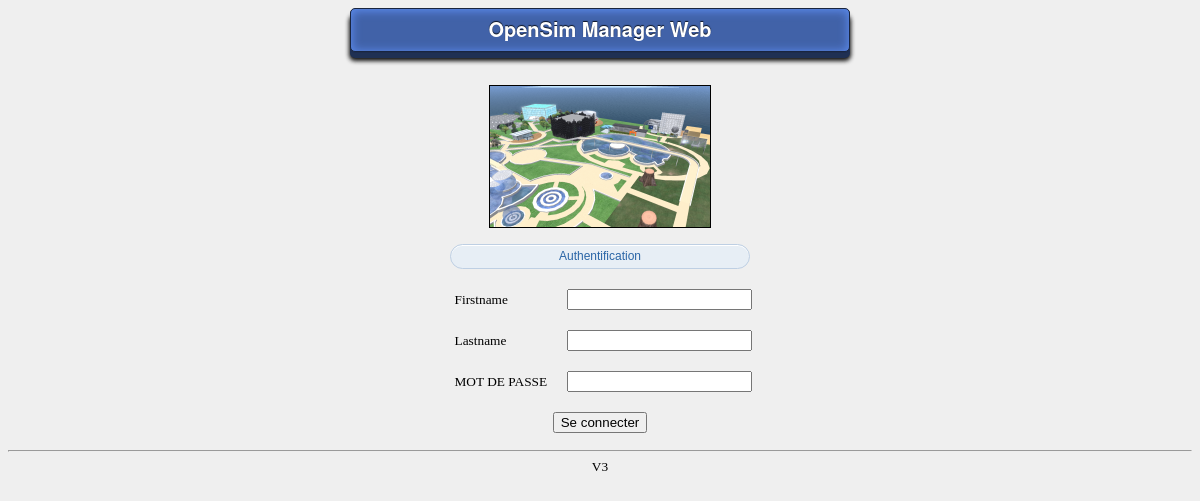
/, run on an earlier commit of the app's database.
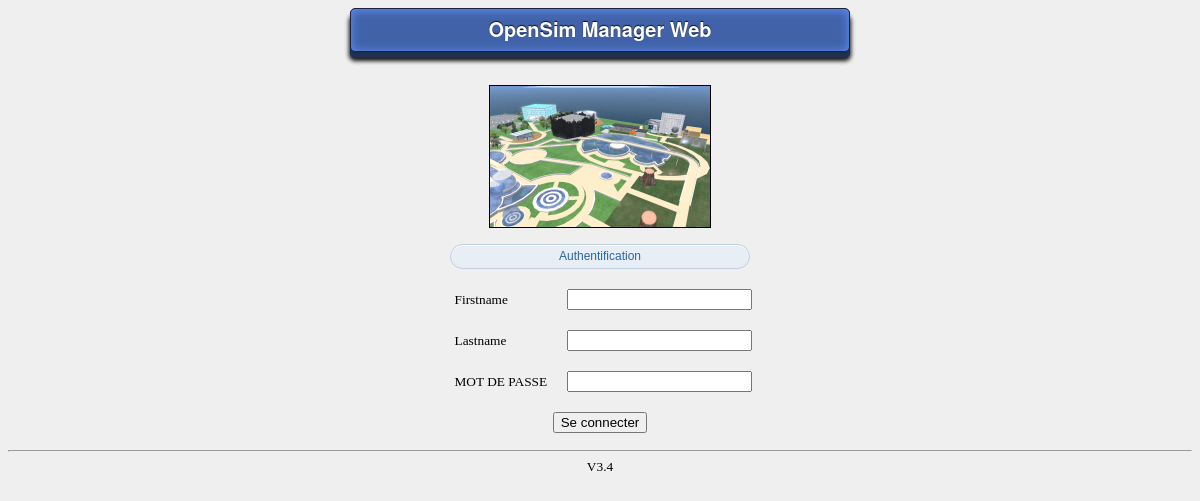
And on a later commit of the database.
### tables this page shows
CREATE TABLE IF NOT EXISTS `conf` (
  `id` int(11) NOT NULL AUTO_INCREMENT,
  `cheminAppli` varchar(50) NOT NULL,
  `destinataire` varchar(50) NOT NULL,
  `Autorized` int(1) NOT NULL,
  `NbAutorized` int(11) NOT NULL,
  `VersionOSMW` varchar(50) NOT NULL,
  `urlOSMW` varchar(255) NOT NULL,
  PRIMARY KEY (`id`)
);

### config/osmw_conf.php (called while the page is built, shortened)
<?php
	$database =  "OSMW";
?>

### config/fonctions.php (called while the page is built, shortened)
<?php
function INI_Conf($cles,$valeur){
	require 'config/osmw_conf.php';
		$sql = "SELECT * FROM conf";
		$req = mysql_query($sql) or die('Erreur SQL !<br>'.$sql.'<br>'.mysql_error());
		$data = mysql_fetch_array($req);
		switch ($valeur) {
		case "VersionOSMW":
			$Version=$data['VersionOSMW'];
			break;
		}
	return $Version;
}
function INI_Conf_Moteur($cles,$valeur){
	require 'config/osmw_conf.php';
		$sql = "SELECT * FROM moteurs WHERE id_os ='".$cles."'";
		$req = mysql_query($sql) or die('Erreur SQL !<br>'.$sql.'<br>'.mysql_error());
		$data = mysql_fetch_array($req);
		switch ($valeur) {
		case "address":
			$Version=$data['address'];
			break;
		}
	return $Version;
}
?>

### config/variables.php (the view, shortened to what this page needs)
<?php
include 'config/osmw_conf.php';
$PIED_DE_PAGE = '<hr><center>'.INI_Conf($_SESSION['opensim_select'],"VersionOSMW").'</center>';
?>

### index.php (shortened to what this page needs)
<html>
<head>
<link rel="stylesheet" href="menu_style.css" type="text/css" />
</head>
<body>
<?php
include 'config/fonctions.php';
include 'config/variables.php';
include 'config/osmw_conf.php';
if (isset($_SESSION['authentification'])){
	if($_POST['OSSelect']){$_SESSION['opensim_select'] = trim($_POST['OSSelect']);}
	echo $MENU_LATTERALE.'<HR>';
	if($_POST['a'] or $_GET['a']){
		if($_POST['a']){$vers = $_POST['a'];}
		if($_GET['a']){$vers = $_GET['a'];}
			if($vers =="1"){include('pages/GestSims.php');}
			if($vers =="2"){include('pages/GestSaveRestore.php');}
			if($vers =="3"){include('pages/GestTerrain.php');}
			if($vers =="4"){include('pages/GestImportExport.php');}
			if($vers =="5"){include('pages/GestOpensim.php');}
			if($vers =="6"){include('pages/GestRegion.php');}
			if($vers =="7"){include('pages/GestLog.php');}
			if($vers =="8"){include('pages/GestAdminServ.php');}
			if($vers =="9"){include('pages/contact.php');}
			if($vers =="10"){include('pages/GestDirectory.php');}
			if($vers =="11"){include('pages/map.php');}
			if($vers =="12"){include('pages/GestIdentite.php');}
			if($vers =="13"){include('pages/Aide.php');}
			if($vers =="14"){include('pages/Apropos.php');}
			if($vers =="15"){include('pages/GestUsers.php');}
			if($vers =="16"){include('pages/GestBackup.php');}
			if($vers =="17"){include('pages/GestMoteur.php');}
			if($vers =="18"){include('pages/GestConfig.php');}
			if($vers =="20"){include('pages/GestTransfert.php');}
			if($vers =="21"){include('pages/GestHypergrid.php');}
			if($vers =="logout"){session_start();$_SESSION = array();session_destroy();session_unset();header('Location: index.php');  }
	}
	else
		{
	$ligne1 = '<b>Bienvenue &quot;'.$_SESSION['login'].'&quot; dans votre espace s&eacute;curis&eacute;. Niv:'.$_SESSION['privilege'].'</b>';
	$ligne2 = '*** <u>Moteur OpenSim selectionne: </u>'.$_SESSION['opensim_select'].' - '.INI_Conf_Moteur($_SESSION['opensim_select'],"version").' ***';
	echo '<div class="block" id="clean-gray"><button><CENTER>'.$ligne1.'<br>'.$ligne2.'</CENTER></button></div>';
	echo '<hr>';
	if($_SESSION['osAutorise'] != '')
	{
	$osAutorise = explode(";", $_SESSION['osAutorise']);
		for($i=0;$i < count($osAutorise);$i++)
		{	if(INI_Conf_Moteur($_SESSION['opensim_select'],"osAutorise") == $osAutorise[$i]){$moteursOK="OK";}    }
	}
		$db = mysql_connect($hostnameBDD, $userBDD, $passBDD);
		mysql_select_db($database,$db);
		$sql = 'SELECT * FROM moteurs';
		$req = mysql_query($sql) or die('Erreur SQL !<br>'.$sql.'<br>'.mysql_error());
		echo '<CENTER><FORM METHOD=POST ACTION="">
			<select name="OSSelect">';
		while($data = mysql_fetch_assoc($req))
			{
				$sel="";
				 if($data['id_os'] == $_SESSION['opensim_select']){$sel="selected";}
			echo '<option value="'.$data['id_os'].'" '.$sel.'>'.$data['name'].' - '.$data['version'].'</option>';
			}
		mysql_close();
		echo'</select><INPUT TYPE="submit" VALUE="Choisir" ></FORM></CENTER>';
	echo '<HR>';
	echo '<center>';
	echo '<div class="block" id="clean-gray"><button>Section Utilisateur</button></div><br>';
	echo '<a href="?a=1"><div class="block" id="pale-blue"><button>Gestion des Sims.</button></div></a>';
	echo '<div class="block" id="pale-blue"><a href="?a=21"><button>Raccourcis Hypergrid.</button></a></div>';
	echo '<div class="block" id="pale-blue"><a href="?a=2"><button>Gestion des Sauvegardes.</button></a></div>';
	echo '<div class="block" id="pale-blue"><a href="?a=3"><button>Gestion des Terrains.</button></a></div>';
	echo '<div class="block" id="pale-blue"><a href="?a=10"><button>Gestion des fichiers de sauvegardes.</button></a></div>';
	echo '<div class="block" id="pale-blue"><a href="?a=4"><button>Exporter son inventaire.</button></a></div>';
	echo '<div class="block" id="pale-blue"><a href="?a=7"><button>Gestion du Log.</button></a></div>';
	echo '<div class="block" id="pale-blue"><a href="?a=11"><button>Cartographie des Regions.</button></a></div>';
	echo '<div class="block" id="pale-blue"><a href="?a=9"><button>Contacter l\'assistance.</button></a></div>';
	echo '<div class="block" id="pale-blue"><a href="?a=13"><button>Aide.</button></a></div>';
	echo '<div class="block" id="pale-blue"><a href="?a=14"><button>A Propos.</button></a></div>';
	echo '<hr>';
	if( $_SESSION['privilege']>=3){
		echo '<div class="block" id="clean-gray"><button>Section Administrateur</button></div><br>';
		echo '<div class="block" id="pale-blue"><a href="?a=8"><button>Gestion du Serveur.</button></a></div>';
		echo '<div class="block" id="pale-blue"><a href="?a=17"><button>Gestion des Moteurs.</button></a></div>';
		echo '<div class="block" id="pale-blue"><a href="?a=6"><button>Gestion des Regions.</button></a></div>';
		echo '<div class="block" id="pale-blue"><a href="?a=5"><button>Editer la configuration Opensim.</button></a></div>';
		echo '<div class="block" id="pale-blue"><a href="?a=18"><button>Configuration de OpenSim Manager Web.</button></a></div>';
		echo '<div class="block" id="pale-blue"><a href="?a=15"><button>Gestion des Utilisateurs.</button></a></div>';
		echo '<div class="block" id="pale-blue"><a href="?a=12"><button>Connectivité du Serveur OSMW.</button></a></div>';
		echo '<div class="block" id="pale-blue"><a href="?a=16"><button>Sauvegardes config Opensim.</button></a></div>';
		echo '<div class="block" id="pale-blue"><a href="?a=20"><button>Transfert des Sauvegardes.</button></a></div>';
		echo '<HR>';
	}
	echo '<div class="block" id="pale-blue"><a href="?a=logout"><button>D&eacute;connexion.</button></a></div>';
	echo '</center>';
	}
}
else{		session_start();$_SESSION = array();session_destroy();session_unset();
?>
<span>
	<CENTER><div class="block" id="fat-blue"><button>OpenSim Manager Web</button></div></CENTER>
<form action="" method="post" name="connect">
	<CENTER><table  border="0" cellpadding="10" cellspacing="0"  border="1" >
		<tr><td colspan="2" align="center">
			<img src="images/logoserver.png"  BORDER=1>
			<br><br><div class="block" id="pale-blue"><button>Authentification</button></div>
		</td></tr>
		<tr><td>&nbsp; Firstname </td><td><input name="firstname" type="text" id="firstname"></td></tr>
		<tr><td>&nbsp; Lastname </td><td><input name="lastname" type="text" id="lastname"></td></tr>
		<tr><td>&nbsp; MOT DE PASSE </td><td><input name="pass" type="password" id="pass"></td></tr>
		<tr><td height="34" colspan="2"><CENTER><input type="submit" name="Submit" value="Se connecter"></CENTER></td></tr>
	</table><CENTER>
</FORM>
</span>
<?}
echo $PIED_DE_PAGE;
?>
</body>
</html>

### menu_style.css (style rules this page uses)
body { color: #000000; background: #EFEFEF; }
#pale-blue button { background: #e7eef5; border: 1px solid #becfe3; border-radius: 16px; -moz-border-radius: 16px; -webkit-border-radius: 16px; -moz-box-shadow: inset 0 1px 0 0 #fff; -webkit-box-shadow: inset 0 1px 0 0 #fff; color: #2a65a6; font-family: "lucida grande", sans-serif; font-size: 12px; font-weight: normal; line-height: 1; padding: 5px 0 6px 0; text-align: center; width: 300px; }
#fat-blue button { background: #4162a8; border: 1px solid #19253f; border-radius: 5px; -moz-border-radius: 5px; -webkit-border-radius: 5px; -moz-box-shadow: inset 0 1px 10px 1px #5c8bee, 0px 1px 0 #1d2c4d, 0 6px 0px #1f3053, 0 8px 4px 1px #111; -webkit-box-shadow: inset 0 1px 10px 1px #5c8bee, 0px 1px 0 #1d2c4d, 0 6px 0px #1f3053, 0 8px 4px 1px #111; color: #fff; font-family: "helvetica neue", helvetica, arial, sans-serif; font-size: 20px; font-weight: bold; line-height: 1; margin-bottom: 10px; padding: 10px 0 12px 0; text-align: center; text-shadow: 0px -1px 1px rgba(0, 0, 0, .8); width: 500px; }

### index.php (style rules this page uses)
* { font-size: 10pt; }

What changed in the data, as far as the page shows it:
changed conf: VersionOSMW "V3" → "V3.4"
